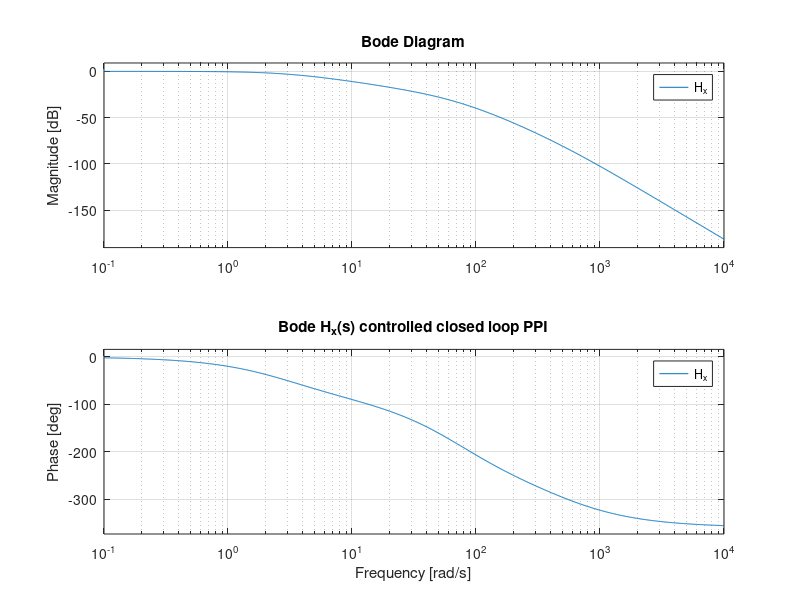

Here is the MATLAB script that generated this plot:
% State-space models for current and position dynamics
clear all;
clc
fprintf('\n');
fprintf('============================================================\n');
fprintf(' State Space model\n');
fprintf('============================================================\n');
%% 0) Parametri 
Kg = 3;% gain amplificatore

% Circuito LR
L = 412.5e-3; %[H] inductance of the coil
Rc = 10; %[ohm]
% nc = 2450; %number of coils
% lc = 0.0825; %[m] lenght of the coil
% rc = 0.008; %[m] coil radius
Rs = 1; %[ohm] current sense resistance
Rcal = 0.85; % calibration resistance gain

R = (Rc + Rs)* Rcal; %[ohm] total resistance
V_max = 24; %tensione massima in ingresso alla bobina
I_max = 3; % 3 A massimi in ingresso alla bobina


% Meccanica
km = 6.5308e-5; %[N-m^2/A^2] electromagnet force constant
r = 1.27e-2; %[m] steel ball radius
m = 0.068; %[kg] steel ball mass
%Tb = 0.014; %[m] steel ball travel
l = 0.0394; %[m] total lenght
g = 9.81; %[m/s^2] gravity
%mu_0 = pi*4e-7; %[H/m] magnetic permeability constant
Kb = 2.83e-3; %[m/V] ball position sensitivity

%% 1) Modello Circuito RL
fprintf(' 1) MODELLO CIRCUITO RL\n');
s = tf('s');
wp = R/L; % unico polo di G_i(s)
G_i = 1/(s*L +R)
[G_i_num, G_i_den] = tfdata(G_i, 'v');
G_i_num = G_i_num(2);

% Rappresentazione in spazio di stato del RL (solo per verifiche)
A_i = -R/L;
B_i = 1/L;
C_i = 1;
D_i = 0;

Mr_i = ctrb(A_i, B_i);
if rank(Mr_i) == 1
    disp('Il circuito RL e'' controllabile')
else
    disp('Il circuito RL non e'' controllabile')
end

Mo_i = obsv(A_i, C_i);
if rank(Mo_i) == 1
    disp('Il circuito RL e'' osservabile')
else
    disp('Il circuito RL non e'' osservabile')
end

fprintf("amplificatore: Kg=%f\n", Kg);

% 1.2) Regolatore RL sintetizzato in frequenza
fprintf(' 1.2) REGOLATORE DI CORRENTE R_i(s)\n');
Kp_i = 72.795273;
Ki_i = 1650.026190;
fprintf("Kp_i = %f\n", Kp_i);
fprintf("Ki_i = %f\n", Ki_i);

R_i = Kp_i + Ki_i/s;
[R_i_num, R_i_den] = tfdata(R_i, 'v');

% 1.3) Anello aperto di corrente
fprintf(' 1.3) ANELLO APERTO CORRENTE L_i(s)\n');
L_i = R_i * Kg * G_i;
[numLi, denLi] = tfdata(L_i, 'v');
poles_L_i = pole(L_i);
zeros_L_i = zero(L_i);
[gm, pm, wcg, wcp_i] = margin(L_i);
fprintf("Gain margin=%f ,Phase margin=%f ,w_c=%f \n", gm, pm, wcp_i);

% 1.4) Anello chiuso di corrente
fprintf(' 1.4) ANELLO CHIUSO CORRENTE H_i(s)\n');
H_i = minreal(L_i/(1+L_i))
pole_H_i = pole(H_i);
w_i = abs(pole_H_i);
%% 2) Modello meccanico linearizzato
fprintf(' 2) MODELLO MECCANICO LINEARIZZATO\n');
%Equilibrium
x_e = l/2 - r; % posizione di equilibrio a metà (piedistallo - inizio palla)
xd_e = 0;
i_e = sqrt((m*g/km) * (x_e + 2*r -l)^2); % corrente di equilibrio ie(xe)
X0 = [x_e; xd_e; i_e];

v_e = i_e * R;

k1 = (2 * km * i_e^2)/(m * (l -2*r -x_e)^3);
k2 = (2 * km * i_e)/(m * (l-2*r -x_e)^2);

%Linearized model, SISO, Strictly proper, Unstable, order 2
A_x = [0, 1;
       k1, 0]; 
B_x = [0; k2];
C_x = [1, 0];
D_x = 0;

E_x = eye(2);

SS_p = ss(A_x, B_x, C_x, D_x);
SS_p
disp('Autovalori modello posizione:')
disp(eig(A_x))

% 2.1) checking reachability of linearized system
Mr = ctrb(A_x,B_x);
if (rank(Mr) == 2)
    disp('The linearized model is reachable')
else 
    disp('The linearized model is not reachable');
end

% 2.2)checking observability of linearized system
Mo = obsv(A_x,C_x);
if (rank(Mo) == 2)
    disp('The linearized model is observable')
else 
    disp('The linearized model is not observable');
end

%% 2.3) Modello esteso meccanica + anello chiuso corrente
fprintf(' 2.3) MODELLO ESTESO MECCANICA + CORRENTE\n');

% Stati:
% x_ext = [delta_x; delta_xdot; delta_i]
%
% Ingresso:
% u_ext = delta_i_ref
%
% Uscite misurate:
% y_ext = [delta_x; delta_i]

A_ext = [0    1      0;
         k1   0      k2;
         0    0     -w_i];

B_ext = [0;
         0;
         w_i];

% Come output del sistema: posizione e corrente
C_ext = [1 0 0;
         0 0 1];

C_pos_ext = [1 0 0];

D_ext = zeros(2,1);

fprintf('Autovalori modello esteso aperto:\n');
disp(eig(A_ext));

% Controllabilità modello esteso
Mr_ext = ctrb(A_ext, B_ext);

if rank(Mr_ext) == size(A_ext,1)
    disp('Il modello esteso è controllabile')
else
    error('Il modello esteso non è controllabile')
end

% Osservabilità modello esteso
Mo_ext = obsv(A_ext, C_ext);

if rank(Mo_ext) == size(A_ext,1)
    disp('Il modello esteso è osservabile')
else
    error('Il modello esteso non è osservabile')
end

%% 3) State Observer
fprintf(' 3) LUENBERGER OBSERVER\n');
% Poli desiderati dell'osservatore
p_obs = [-500 -600];

% Guadagno osservatore con formula
L_obs = place(A_x', C_x', p_obs)';


fprintf('\nGuadagno osservatore L_obs:\n');
disp(L_obs);

% Verifica poli dell'errore di stima
eig_obs = eig(A_x - L_obs*C_x);

fprintf('Poli osservatore:\n');
disp(eig_obs);

% Modello osservatore
A_obs = A_x - L_obs*C_x;
B_obs = [L_obs B_x];
%B_obs = [B_ext L_obs];
C_obs = eye(2);
D_obs = zeros(2,2);

E_obs = eye(2);

SS_obs = ss(A_obs, B_obs, C_obs, D_obs);

fprintf('\nModello state-space osservatore:\n');
SS_obs

%% 4) Pole Placement controller a 3 stati
fprintf(' 4) POLE PLACEMENT CONTROLLER - ACKERMANN\n');

% Verifica controllabilità
Mr_ext = ctrb(A_ext, B_ext);

if rank(Mr_ext) == size(A_ext,1)
    disp('Il sistema esteso è controllabile, pole placement possibile')
else
    error('Il sistema esteso non è controllabile')
end

% 4.1) Poli desiderati del controllore
% Devono essere più lenti dei poli dell'osservatore.
p_ctrl = [-70 -75 pole_H_i];

% 4.2) Guadagno di stato
K_pp = place(A_ext, B_ext, p_ctrl);

fprintf('\nGuadagno di stato K_pp:\n');
disp(K_pp);

% 4.3) Verifica dei poli in anello chiuso
A_cl_pp = A_ext - B_ext*K_pp;
eig_cl_pp = eig(A_cl_pp);

fprintf('Poli ottenuti con pole placement:\n');
disp(eig_cl_pp);

% Sistema in anello chiuso da delta_x_ref a delta_y
SS_cl_pp = ss(A_cl_pp, B_ext, C_ext, D_ext);

% 4.4) Guadagno statico di scaling
K_ref = -1/(C_pos_ext*((A_ext - B_ext*K_pp)\B_ext));

fprintf('Guadagno reference:\n');
disp(K_ref);

%% 5) PP + Integral action
fprintf(' 5) POLE PLACEMENT CONTROLLER WITH INTEGRAL ACTION\n');

% 5.1) extend the system
n = size(A_ext,1);

% Stato integrale:
% xi_dot = delta_x_ref - delta_x = r - C_pos_ext*x

A_aug = [A_ext              zeros(n,1);
        -C_pos_ext          0];

B_aug = [B_ext;
         0];

Br_aug = [zeros(n,1);
          1];

C_aug = [C_pos_ext 0];

% 5.2) Verifica controllabilità sistema aumentato
Mr_aug = ctrb(A_aug, B_aug);

if rank(Mr_aug) == size(A_aug,1)
    disp('Il sistema aumentato è controllabile, pole placement possibile')
else
    error('Il sistema aumentato NON è controllabile')
end

% 5.3) Requirement
p_int = -3;% polo associato ad azione integrale
p_ctrl_aug = [-70 -75 p_int -w_i];

K_aug = place(A_aug, B_aug, p_ctrl_aug);

Kx = K_aug(1:n);      % guadagni sugli stati [delta_x, delta_xdot, delta_i]
Ki = K_aug(end);      % guadagno sullo stato integrale

fprintf('\nGuadagno Kx:\n');
disp(Kx);

fprintf('Guadagno Ki:\n');
disp(Ki);



% 5.4) Sistema chiuso
A_cl_aug = A_aug - B_aug*K_aug;

fprintf('Poli ottenuti con pole placement aumentato:\n');
disp(eig(A_cl_aug));

H_x = ss(A_cl_aug, Br_aug, C_aug, 0);

figure
bode(H_x)
grid on
title('Bode H_x(s) controlled closed loop PPI')
